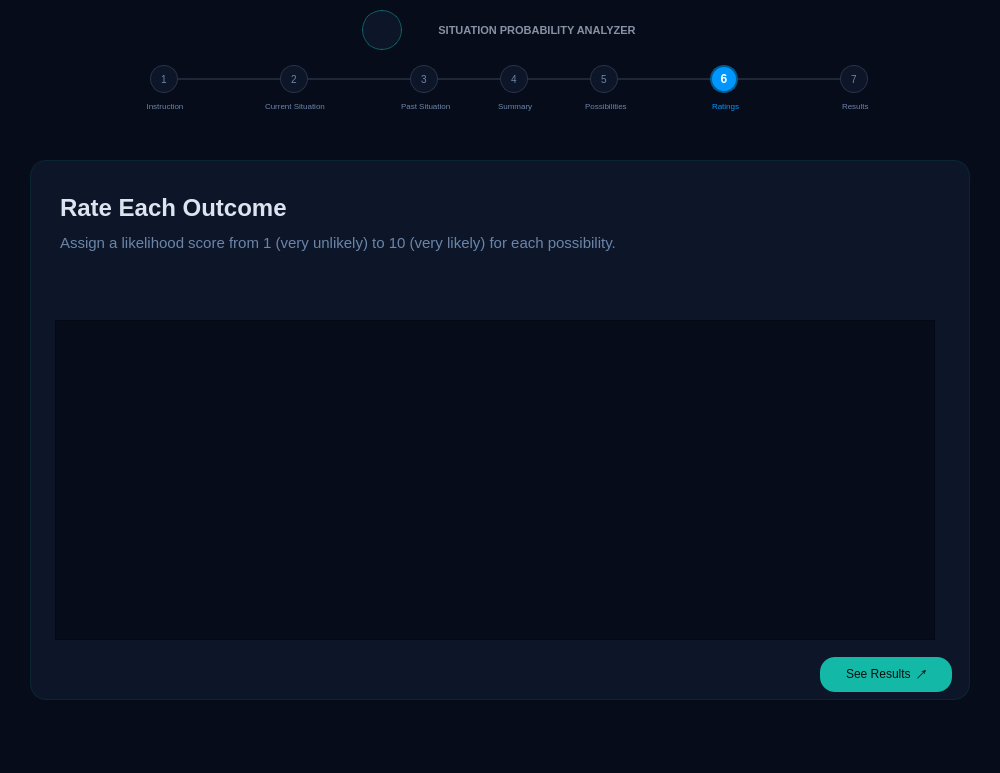
<?xml version="1.0" encoding="UTF-8"?>
<ui version="4.0">
 <class>MainWindow</class>
 <widget class="QMainWindow" name="MainWindow">
  <property name="geometry">
   <rect>
    <x>0</x>
    <y>0</y>
    <width>1000</width>
    <height>773</height>
   </rect>
  </property>
  <property name="windowTitle">
   <string>MainWindow</string>
  </property>
  <property name="styleSheet">
   <string notr="true">background-color: rgb(6, 12, 25);</string>
  </property>
  <widget class="QWidget" name="centralwidget">
   <widget class="QLabel" name="title">
    <property name="geometry">
     <rect>
      <x>412</x>
      <y>18</y>
      <width>250</width>
      <height>25</height>
     </rect>
    </property>
    <property name="styleSheet">
     <string notr="true">color: #8892a4; 
font-size: 11px;
 font-weight: bold; 
background: transparent;</string>
    </property>
    <property name="text">
     <string>SITUATION PROBABILITY ANALYZER</string>
    </property>
    <property name="alignment">
     <set>Qt::AlignCenter</set>
    </property>
   </widget>
   <widget class="QLabel" name="icon">
    <property name="geometry">
     <rect>
      <x>362</x>
      <y>10</y>
      <width>40</width>
      <height>40</height>
     </rect>
    </property>
    <property name="styleSheet">
     <string notr="true">background-color: #0c1628; 
border-radius: 20px; 
border: 1px solid rgba(20,184,166,0.45); 
font-size: 18px;
    </string>
    </property>
    <property name="text">
     <string/>
    </property>
    <property name="pixmap">
     <pixmap>brain-removebg-preview.png</pixmap>
    </property>
    <property name="scaledContents">
     <bool>true</bool>
    </property>
    <property name="alignment">
     <set>Qt::AlignCenter</set>
    </property>
    <property name="wordWrap">
     <bool>false</bool>
    </property>
   </widget>
   <widget class="QLabel" name="step1">
    <property name="geometry">
     <rect>
      <x>150</x>
      <y>65</y>
      <width>28</width>
      <height>28</height>
     </rect>
    </property>
    <property name="styleSheet">
     <string notr="true">background-color: #0c1628; 
color: #6b84a8; 
border-radius: 14px; 
border: 1px solid #2a3347; 
font-size: 10px;
</string>
    </property>
    <property name="text">
     <string>1</string>
    </property>
    <property name="alignment">
     <set>Qt::AlignCenter</set>
    </property>
   </widget>
   <widget class="QLabel" name="step2">
    <property name="geometry">
     <rect>
      <x>280</x>
      <y>65</y>
      <width>28</width>
      <height>28</height>
     </rect>
    </property>
    <property name="styleSheet">
     <string notr="true">background-color: #0c1628; 
color: #6b84a8; 
border-radius: 14px; 
border: 1px solid #2a3347; 
font-size: 10px;
</string>
    </property>
    <property name="text">
     <string>2</string>
    </property>
    <property name="alignment">
     <set>Qt::AlignCenter</set>
    </property>
   </widget>
   <widget class="QLabel" name="step3">
    <property name="geometry">
     <rect>
      <x>410</x>
      <y>65</y>
      <width>28</width>
      <height>28</height>
     </rect>
    </property>
    <property name="styleSheet">
     <string notr="true">background-color: #0c1628; 
color: #6b84a8; 
border-radius: 14px; 
border: 1px solid #2a3347; 
font-size: 10px;
</string>
    </property>
    <property name="text">
     <string>3</string>
    </property>
    <property name="alignment">
     <set>Qt::AlignCenter</set>
    </property>
   </widget>
   <widget class="QLabel" name="step4">
    <property name="geometry">
     <rect>
      <x>500</x>
      <y>65</y>
      <width>28</width>
      <height>28</height>
     </rect>
    </property>
    <property name="styleSheet">
     <string notr="true">background-color: #0c1628; 
color: #6b84a8; 
border-radius: 14px; 
border: 1px solid #2a3347; 
font-size: 10px;
</string>
    </property>
    <property name="text">
     <string>4</string>
    </property>
    <property name="alignment">
     <set>Qt::AlignCenter</set>
    </property>
   </widget>
   <widget class="QLabel" name="step5">
    <property name="geometry">
     <rect>
      <x>590</x>
      <y>65</y>
      <width>28</width>
      <height>28</height>
     </rect>
    </property>
    <property name="styleSheet">
     <string notr="true">background-color: #0c1628; 
color: #6b84a8; 
border-radius: 14px; 
border: 1px solid #2a3347; 
font-size: 10px;
</string>
    </property>
    <property name="text">
     <string>5</string>
    </property>
    <property name="alignment">
     <set>Qt::AlignCenter</set>
    </property>
   </widget>
   <widget class="QLabel" name="step6">
    <property name="geometry">
     <rect>
      <x>710</x>
      <y>65</y>
      <width>28</width>
      <height>28</height>
     </rect>
    </property>
    <property name="styleSheet">
     <string notr="true">background-color: #0096FF; 
color: white;              
border-radius: 14px;     
border: 1.5px solid #005A8D;
font-weight: bold;
font: 75 11pt &quot;MS Shell Dlg 2&quot;;
</string>
    </property>
    <property name="text">
     <string>6</string>
    </property>
    <property name="alignment">
     <set>Qt::AlignCenter</set>
    </property>
   </widget>
   <widget class="QLabel" name="step7">
    <property name="geometry">
     <rect>
      <x>840</x>
      <y>65</y>
      <width>28</width>
      <height>28</height>
     </rect>
    </property>
    <property name="styleSheet">
     <string notr="true">background-color: #0c1628; 
color: #6b84a8; 
border-radius: 14px; 
border: 1px solid #2a3347; 
font-size: 10px;</string>
    </property>
    <property name="text">
     <string>7</string>
    </property>
    <property name="alignment">
     <set>Qt::AlignCenter</set>
    </property>
   </widget>
   <widget class="QFrame" name="frame">
    <property name="geometry">
     <rect>
      <x>178</x>
      <y>78</y>
      <width>102</width>
      <height>2</height>
     </rect>
    </property>
    <property name="styleSheet">
     <string notr="true">background-color: #2a3347;</string>
    </property>
    <property name="frameShape">
     <enum>QFrame::StyledPanel</enum>
    </property>
    <property name="frameShadow">
     <enum>QFrame::Raised</enum>
    </property>
   </widget>
   <widget class="QFrame" name="frame_2">
    <property name="geometry">
     <rect>
      <x>308</x>
      <y>78</y>
      <width>102</width>
      <height>2</height>
     </rect>
    </property>
    <property name="styleSheet">
     <string notr="true">background-color: #2a3347;</string>
    </property>
    <property name="frameShape">
     <enum>QFrame::StyledPanel</enum>
    </property>
    <property name="frameShadow">
     <enum>QFrame::Raised</enum>
    </property>
   </widget>
   <widget class="QFrame" name="frame_3">
    <property name="geometry">
     <rect>
      <x>438</x>
      <y>78</y>
      <width>62</width>
      <height>2</height>
     </rect>
    </property>
    <property name="styleSheet">
     <string notr="true">background-color: #2a3347;</string>
    </property>
    <property name="frameShape">
     <enum>QFrame::StyledPanel</enum>
    </property>
    <property name="frameShadow">
     <enum>QFrame::Raised</enum>
    </property>
   </widget>
   <widget class="QFrame" name="frame_4">
    <property name="geometry">
     <rect>
      <x>528</x>
      <y>78</y>
      <width>62</width>
      <height>2</height>
     </rect>
    </property>
    <property name="styleSheet">
     <string notr="true">background-color: #2a3347;</string>
    </property>
    <property name="frameShape">
     <enum>QFrame::StyledPanel</enum>
    </property>
    <property name="frameShadow">
     <enum>QFrame::Raised</enum>
    </property>
   </widget>
   <widget class="QFrame" name="frame_5">
    <property name="geometry">
     <rect>
      <x>618</x>
      <y>78</y>
      <width>92</width>
      <height>2</height>
     </rect>
    </property>
    <property name="styleSheet">
     <string notr="true">background-color: #2a3347;</string>
    </property>
    <property name="frameShape">
     <enum>QFrame::StyledPanel</enum>
    </property>
    <property name="frameShadow">
     <enum>QFrame::Raised</enum>
    </property>
   </widget>
   <widget class="QFrame" name="frame_6">
    <property name="geometry">
     <rect>
      <x>738</x>
      <y>78</y>
      <width>102</width>
      <height>2</height>
     </rect>
    </property>
    <property name="styleSheet">
     <string notr="true">background-color: #2a3347;</string>
    </property>
    <property name="frameShape">
     <enum>QFrame::StyledPanel</enum>
    </property>
    <property name="frameShadow">
     <enum>QFrame::Raised</enum>
    </property>
   </widget>
   <widget class="QLabel" name="label">
    <property name="geometry">
     <rect>
      <x>125</x>
      <y>96</y>
      <width>80</width>
      <height>20</height>
     </rect>
    </property>
    <property name="styleSheet">
     <string notr="true">color: #6b84a8; 
font-size: 8px; 
background: transparent;</string>
    </property>
    <property name="text">
     <string>Instruction</string>
    </property>
    <property name="alignment">
     <set>Qt::AlignCenter</set>
    </property>
   </widget>
   <widget class="QLabel" name="label_2">
    <property name="geometry">
     <rect>
      <x>265</x>
      <y>96</y>
      <width>80</width>
      <height>20</height>
     </rect>
    </property>
    <property name="styleSheet">
     <string notr="true">color: #6b84a8; 
font-size: 8px; 
background: transparent;</string>
    </property>
    <property name="text">
     <string>Current Situation</string>
    </property>
   </widget>
   <widget class="QLabel" name="label_3">
    <property name="geometry">
     <rect>
      <x>401</x>
      <y>96</y>
      <width>80</width>
      <height>20</height>
     </rect>
    </property>
    <property name="styleSheet">
     <string notr="true">color: #6b84a8; font-size: 8px; background: transparent;</string>
    </property>
    <property name="text">
     <string>Past Situation</string>
    </property>
   </widget>
   <widget class="QLabel" name="label_4">
    <property name="geometry">
     <rect>
      <x>498</x>
      <y>96</y>
      <width>80</width>
      <height>20</height>
     </rect>
    </property>
    <property name="styleSheet">
     <string notr="true">color: #6b84a8; font-size: 8px; background: transparent;</string>
    </property>
    <property name="text">
     <string>Summary</string>
    </property>
   </widget>
   <widget class="QLabel" name="label_5">
    <property name="geometry">
     <rect>
      <x>585</x>
      <y>96</y>
      <width>80</width>
      <height>20</height>
     </rect>
    </property>
    <property name="styleSheet">
     <string notr="true">color: #6b84a8; font-size: 8px; background: transparent;</string>
    </property>
    <property name="text">
     <string>Possibilities</string>
    </property>
   </widget>
   <widget class="QLabel" name="label_6">
    <property name="geometry">
     <rect>
      <x>712</x>
      <y>96</y>
      <width>80</width>
      <height>20</height>
     </rect>
    </property>
    <property name="styleSheet">
     <string notr="true">color: #0096FF; font-size: 8px; background: transparent;</string>
    </property>
    <property name="text">
     <string>Ratings</string>
    </property>
   </widget>
   <widget class="QLabel" name="label_7">
    <property name="geometry">
     <rect>
      <x>842</x>
      <y>96</y>
      <width>80</width>
      <height>20</height>
     </rect>
    </property>
    <property name="styleSheet">
     <string notr="true">color: #6b84a8; font-size: 8px; background: transparent;</string>
    </property>
    <property name="text">
     <string>Results</string>
    </property>
   </widget>
   <widget class="QFrame" name="countlable">
    <property name="geometry">
     <rect>
      <x>30</x>
      <y>160</y>
      <width>940</width>
      <height>540</height>
     </rect>
    </property>
    <property name="styleSheet">
     <string notr="true">background-color: #0c1628; 
border-radius: 16px; 
border: 1px solid rgba(20,184,166,0.12);</string>
    </property>
    <property name="frameShape">
     <enum>QFrame::StyledPanel</enum>
    </property>
    <property name="frameShadow">
     <enum>QFrame::Raised</enum>
    </property>
   </widget>
   <widget class="QLabel" name="label_8">
    <property name="geometry">
     <rect>
      <x>60</x>
      <y>185</y>
      <width>400</width>
      <height>45</height>
     </rect>
    </property>
    <property name="styleSheet">
     <string notr="true">color: #dde4f0; font-size: 24px; font-weight: bold; background: transparent;</string>
    </property>
    <property name="text">
     <string>Rate Each Outcome</string>
    </property>
   </widget>
   <widget class="QLabel" name="label_9">
    <property name="geometry">
     <rect>
      <x>60</x>
      <y>230</y>
      <width>800</width>
      <height>25</height>
     </rect>
    </property>
    <property name="styleSheet">
     <string notr="true">color: #6b84a8; font-size: 15px; background: transparent;</string>
    </property>
    <property name="text">
     <string>Assign a likelihood score from 1 (very unlikely) to 10 (very likely) for each possibility.</string>
    </property>
   </widget>
   <widget class="QPushButton" name="seeResultsBtn">
    <property name="geometry">
     <rect>
      <x>820</x>
      <y>657</y>
      <width>132</width>
      <height>35</height>
     </rect>
    </property>
    <property name="styleSheet">
     <string notr="true">background-color: #14b8a6; color: #030f0e; border-radius: 15px; font-size: 12px;</string>
    </property>
    <property name="text">
     <string>See Results  ↗</string>
    </property>
   </widget>
   <widget class="QScrollArea" name="scrollLayout">
    <property name="geometry">
     <rect>
      <x>55</x>
      <y>320</y>
      <width>880</width>
      <height>320</height>
     </rect>
    </property>
    <property name="widgetResizable">
     <bool>true</bool>
    </property>
    <widget class="QWidget" name="scrollAreaWidgetContents">
     <property name="geometry">
      <rect>
       <x>0</x>
       <y>0</y>
       <width>878</width>
       <height>318</height>
      </rect>
     </property>
    </widget>
   </widget>
  </widget>
  <widget class="QMenuBar" name="menubar">
   <property name="geometry">
    <rect>
     <x>0</x>
     <y>0</y>
     <width>1000</width>
     <height>18</height>
    </rect>
   </property>
  </widget>
  <widget class="QStatusBar" name="statusbar"/>
 </widget>
 <resources/>
 <connections/>
</ui>
